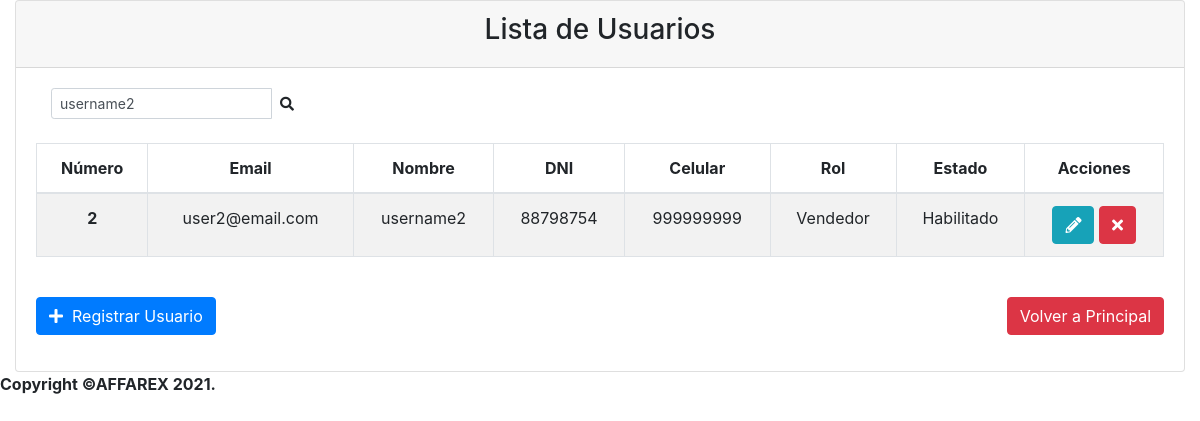
Page /moduloGestionSistema/getListaUsuarios.php?nombre=username2 (signed in) on the committed database.
### tables this page shows
CREATE TABLE `usuarios` (
  `idusuario` int(11) NOT NULL,
  `email` varchar(100) NOT NULL,
  `contrasenia` varchar(100) NOT NULL,
  `nombre` varchar(100) NOT NULL,
  `DNI` varchar(8) NOT NULL,
  `fecha_emision_dni` date NOT NULL,
  `celular` varchar(20) NOT NULL,
  `idrol` int(11) NOT NULL,
  `estado` varchar(30) NOT NULL
);

CREATE TABLE `roles` (
  `idrol` int(11) NOT NULL,
  `rol` varchar(100) NOT NULL
);

### Models/Conexion.php (called while the page is built)
<?php
	class Conexion {
		public static function Conectar() {
			try {
				$conexion = new PDO('mysql:host=localhost; dbname=affarex2', 'root', '123456789');
				$conexion->setAttribute(PDO::ATTR_ERRMODE, PDO::ERRMODE_EXCEPTION);
				$conexion->exec("SET CHARACTER SET UTF8");
			} catch (Exception $error) {
				die("Error: " . $error->getMessage());
				echo "Error en la línea " . $error->getLine();
			}
			return $conexion;
		}
	}
?>

### moduloGestionSistema/CC_UsuarioController.php (called while the page is built, shortened)
<?php
    class CC_UsuarioController {
        public function GetUsuarioByName($nombre)
        {
            require_once ("../Models/CE_Usuario.php");
            $usuarios = new CE_Usuario;
            return $usuarios->BuscarPorNombre($nombre);
        }
    }
?>

### Models/CE_Usuario.php (called while the page is built, shortened)
<?php
    require_once ("Conexion.php");
    class CE_Usuario extends Conexion {
        public function BuscarPorNombre ($nombre)
        {
            $consulta = $this->Conectar()->prepare("SELECT * FROM usuarios U, roles R WHERE U.idrol = R.idrol AND nombre LIKE '$nombre%'");
            $consulta->execute();
            $usuarios = array();
            while ($filas = $consulta->fetch(PDO::FETCH_ASSOC))
			{
				$usuarios[] = $filas;
            }
			return $usuarios;
        }
    }
?>

### moduloGestionSistema/CI_ListaUsuarios.php (the view)
<?php
	class CI_ListaUsuarios {
		public static function ListaUsuariosShow($arregloUsuarios)
		{
			require_once ("CC_UsuarioController.php");
			$nombreuser = new CC_UsuarioController;
			$userbuscado = $nombreuser->GetUsuarioByName($arregloUsuarios);
				require_once ("../Shared/head.php");
?>
  				<div class="card">
					<div class="card-header" style="text-align: center;">
						<h3>Lista de Usuarios</h3>
					</div>
					<div class="card-body">
						<nav class="navbar-expand navbar-white navbar-light">
							<form class="form-inline" action="../moduloGestionSistema/getListaUsuarios.php" method="GET">
								<div class="input-group input-group-sm col-md-3">
									<input name="nombre" id="nombre" class="form-control form-control-navbar" type="search" placeholder="Buscar" aria-label="Search" value="<?php if (isset($_GET['nombre'])) {echo $_GET['nombre'];} else{echo "";} ?>">
									<div class="input-group-append">
										<button class="btn btn-navbar" type="submit">
											<i class="fas fa-search"></i>
										</button>
									</div>
								</div>
							</form>
                        </nav>
                        <br>
                        <table  class="table table-bordered table-striped" style="text-align:center">
							<thead>
								<tr>
									<th scope="col">Número</th>
									<th scope="col">Email</th>
									<th scope="col">Nombre</th>
									<th scope="col">DNI</th>
									<th scope="col">Celular</th>
									<th scope="col">Rol</th>
									<th scope="col">Estado</th>
									<th scope="col">Acciones</th>
								</tr>
							</thead>
							<tbody>
								<?php
									if (empty($arregloUsuarios))
									{
										echo null;
									}
									else
									{
										foreach ($userbuscado as $registro)
										{
								?>
										<tr>
											<th scope="row"><?php echo $registro['idusuario']?></th>
											<td><?php echo $registro['email']?></td>
											<td><?php echo $registro['nombre']?></td>
											<td><?php echo $registro['DNI']?></td>
											<td><?php echo $registro['celular']?></td>
											<td><?php echo $registro['rol']?></td>
											<td><?php if (($registro['estado'] == "Habilitado")) {echo "Habilitado";} else if (($registro['estado'] == "Deshabilitado")) {echo "Deshabilitado";}?></td>
											<td>
												<a href="getEditarUsuario.php?idusuario=<?php echo $registro['idusuario']?>" class="btn btn-xs btn-info">
													<i class="fa fa-pencil-alt"></i>
												</a>
												<a href="getEliminarUsuario.php?idusuario=<?php echo $registro['idusuario']?>" class="btn btn-xs btn-danger">
													<i class="fa fa-times"></i>
												</a>
											</td>
										</tr>
									<?php } }?>
							</tbody>
                        </table><br>
						<div class="form-group d-flex justify-content-between">
							<form class="form-inline" method="POST" action="getAgregarUsuario.php">
								<button type="submit" class="btn btn-primary pull-right"><i class="fa fa-plus"></i> &nbspRegistrar Usuario</button>
							</form>
							<form class="form-inline" method="POST" action="../Shared/getBienvenida.php">
								<button name="btnPrincipal" type="submit" class="btn btn-danger pull-right">Volver a Principal</button>
							</form>
						</div>
					</div>
                  </div>
<?php
			require_once ("../Shared/footer.php");
		}
	}
?>

### rows in the picture
usuarios: idusuario "2", email "user2@email.com", nombre "username2", DNI "88798754", celular "999999999", idrol.rol "Vendedor", estado "Habilitado"
